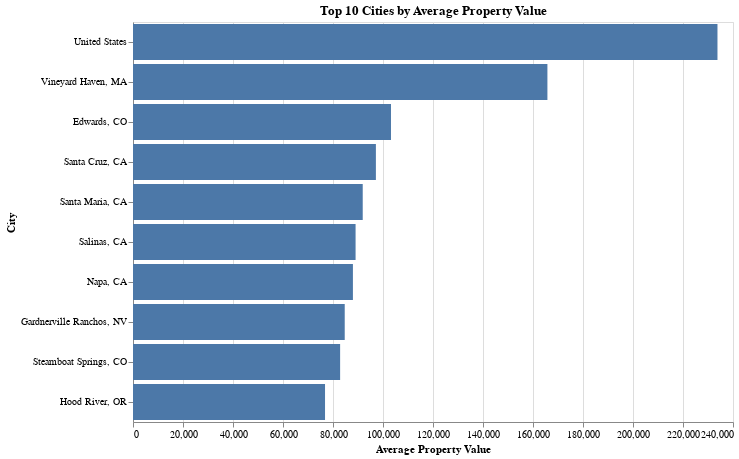

Notebook cell for this chart:
### Code cell
# Calculate average property value for each city
city_avg_values = real_estate_df.melt(
    id_vars=['RegionName'],
    value_vars=real_estate_df.columns[6:],
    var_name='Date',
    value_name='Property Value'
).groupby('RegionName')['Property Value'].mean().reset_index()

# Get the top 10 cities by average property value
top_10_cities = city_avg_values.nlargest(10, 'Property Value')

# Create bar chart
import altair as alt

bar_chart = alt.Chart(top_10_cities).mark_bar().encode(
    x=alt.X('Property Value:Q', title='Average Property Value'),
    y=alt.Y('RegionName:N', sort='-x', title='City'),
    tooltip=['RegionName:N', 'Property Value:Q']
).properties(
    title='Top 10 Cities by Average Property Value',
    width=600,
    height=400
)

# Display the bar chart
bar_chart.display()

### Figure 1 — Vega-Lite specification as saved in the notebook (floating-point values rounded to 4 significant figures)
{"config": {"view": {"continuousWidth": 300, "continuousHeight": 300}}, "data": {"name": "data-3bdfca7545c29686a83c256ee4d0adb0"}, "mark": {"type": "bar"}, "encoding": {"tooltip": [{"field": "RegionName", "type": "nominal"}, {"field": "Property Value", "type": "quantitative"}], "x": {"field": "Property Value", "title": "Average Property Value", "type": "quantitative"}, "y": {"field": "RegionName", "sort": "-x", "title": "City", "type": "nominal"}}, "height": 400, "title": "Top 10 Cities by Average Property Value", "width": 600, "$schema": "https://vega.github.io/schema/vega-lite/v5.8.0.json", "datasets": {"data-3bdfca7545c29686a83c256ee4d0adb0": [{"RegionName": "United States", "Property Value": 233800.0}, {"RegionName": "Vineyard Haven, MA", "Property Value": 165800.0}, {"RegionName": "Edwards, CO", "Property Value": 103200.0}, {"RegionName": "Santa Cruz, CA", "Property Value": 97160.0}, {"RegionName": "Santa Maria, CA", "Property Value": 91890.0}, {"RegionName": "Salinas, CA", "Property Value": 89030.0}, {"RegionName": "Napa, CA", "Property Value": 87970.0}, {"RegionName": "Gardnerville Ranchos, NV", "Property Value": 84690.0}, {"RegionName": "Steamboat Springs, CO", "Property Value": 82850.0}, {"RegionName": "Hood River, OR", "Property Value": 76810.0}]}}
